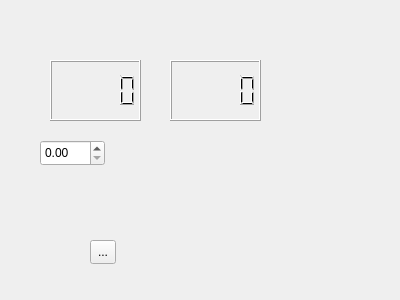
<?xml version="1.0" encoding="UTF-8"?>
<ui version="4.0">
 <class>Form</class>
 <widget class="QWidget" name="Form">
  <property name="geometry">
   <rect>
    <x>0</x>
    <y>0</y>
    <width>400</width>
    <height>300</height>
   </rect>
  </property>
  <property name="windowTitle">
   <string>Form</string>
  </property>
  <widget class="QToolButton" name="toolButton">
   <property name="geometry">
    <rect>
     <x>90</x>
     <y>240</y>
     <width>26</width>
     <height>24</height>
    </rect>
   </property>
   <property name="text">
    <string>...</string>
   </property>
  </widget>
  <widget class="QDoubleSpinBox" name="doubleSpinBox">
   <property name="geometry">
    <rect>
     <x>40</x>
     <y>140</y>
     <width>65</width>
     <height>26</height>
    </rect>
   </property>
  </widget>
  <widget class="QLCDNumber" name="lcdNumber">
   <property name="geometry">
    <rect>
     <x>50</x>
     <y>60</y>
     <width>91</width>
     <height>61</height>
    </rect>
   </property>
  </widget>
  <widget class="QLCDNumber" name="lcdNumber_2">
   <property name="geometry">
    <rect>
     <x>170</x>
     <y>60</y>
     <width>91</width>
     <height>61</height>
    </rect>
   </property>
  </widget>
 </widget>
 <resources/>
 <connections/>
</ui>
